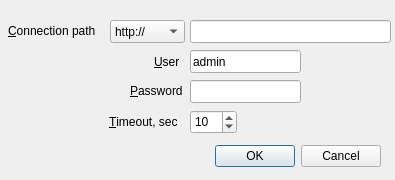
<?xml version="1.0" encoding="UTF-8"?>
<ui version="4.0">
 <class>Dialog</class>
 <widget class="QDialog" name="Dialog">
  <property name="windowModality">
   <enum>Qt::ApplicationModal</enum>
  </property>
  <property name="geometry">
   <rect>
    <x>0</x>
    <y>0</y>
    <width>395</width>
    <height>180</height>
   </rect>
  </property>
  <property name="minimumSize">
   <size>
    <width>395</width>
    <height>180</height>
   </size>
  </property>
  <property name="maximumSize">
   <size>
    <width>395</width>
    <height>180</height>
   </size>
  </property>
  <property name="windowTitle">
   <string>Connect a node</string>
  </property>
  <property name="windowIcon">
   <iconset resource="resources.qrc">
    <normaloff>:/i/icons/connect.png</normaloff>:/i/icons/connect.png</iconset>
  </property>
  <widget class="QDialogButtonBox" name="button_box">
   <property name="geometry">
    <rect>
     <x>40</x>
     <y>140</y>
     <width>341</width>
     <height>32</height>
    </rect>
   </property>
   <property name="orientation">
    <enum>Qt::Horizontal</enum>
   </property>
   <property name="standardButtons">
    <set>QDialogButtonBox::Cancel|QDialogButtonBox::Ok</set>
   </property>
  </widget>
  <widget class="QComboBox" name="proto">
   <property name="geometry">
    <rect>
     <x>110</x>
     <y>20</y>
     <width>75</width>
     <height>23</height>
    </rect>
   </property>
   <item>
    <property name="text">
     <string>http://</string>
    </property>
   </item>
   <item>
    <property name="text">
     <string>https://</string>
    </property>
   </item>
   <item>
    <property name="text">
     <string>rt://</string>
    </property>
   </item>
  </widget>
  <widget class="QLineEdit" name="path">
   <property name="geometry">
    <rect>
     <x>190</x>
     <y>20</y>
     <width>201</width>
     <height>23</height>
    </rect>
   </property>
  </widget>
  <widget class="QLabel" name="label">
   <property name="geometry">
    <rect>
     <x>8</x>
     <y>21</y>
     <width>100</width>
     <height>20</height>
    </rect>
   </property>
   <property name="text">
    <string>&amp;Connection path</string>
   </property>
   <property name="buddy">
    <cstring>proto</cstring>
   </property>
  </widget>
  <widget class="QLineEdit" name="login">
   <property name="geometry">
    <rect>
     <x>190</x>
     <y>50</y>
     <width>111</width>
     <height>23</height>
    </rect>
   </property>
   <property name="text">
    <string>admin</string>
   </property>
  </widget>
  <widget class="QLineEdit" name="password">
   <property name="geometry">
    <rect>
     <x>190</x>
     <y>80</y>
     <width>111</width>
     <height>23</height>
    </rect>
   </property>
   <property name="echoMode">
    <enum>QLineEdit::Password</enum>
   </property>
  </widget>
  <widget class="QLabel" name="label_2">
   <property name="geometry">
    <rect>
     <x>154</x>
     <y>52</y>
     <width>41</width>
     <height>20</height>
    </rect>
   </property>
   <property name="text">
    <string>&amp;User</string>
   </property>
   <property name="buddy">
    <cstring>login</cstring>
   </property>
  </widget>
  <widget class="QLabel" name="label_3">
   <property name="geometry">
    <rect>
     <x>130</x>
     <y>81</y>
     <width>61</width>
     <height>20</height>
    </rect>
   </property>
   <property name="text">
    <string>&amp;Password</string>
   </property>
   <property name="buddy">
    <cstring>password</cstring>
   </property>
  </widget>
  <widget class="QLabel" name="label_4">
   <property name="geometry">
    <rect>
     <x>109</x>
     <y>112</y>
     <width>81</width>
     <height>20</height>
    </rect>
   </property>
   <property name="text">
    <string>&amp;Timeout, sec</string>
   </property>
   <property name="buddy">
    <cstring>timeout</cstring>
   </property>
  </widget>
  <widget class="QSpinBox" name="timeout">
   <property name="geometry">
    <rect>
     <x>190</x>
     <y>110</y>
     <width>47</width>
     <height>24</height>
    </rect>
   </property>
   <property name="minimum">
    <number>1</number>
   </property>
   <property name="maximum">
    <number>300</number>
   </property>
   <property name="value">
    <number>10</number>
   </property>
  </widget>
 </widget>
 <resources>
  <include location="resources.qrc"/>
 </resources>
 <connections>
  <connection>
   <sender>button_box</sender>
   <signal>accepted()</signal>
   <receiver>Dialog</receiver>
   <slot>accept()</slot>
   <hints>
    <hint type="sourcelabel">
     <x>248</x>
     <y>254</y>
    </hint>
    <hint type="destinationlabel">
     <x>157</x>
     <y>274</y>
    </hint>
   </hints>
  </connection>
  <connection>
   <sender>button_box</sender>
   <signal>rejected()</signal>
   <receiver>Dialog</receiver>
   <slot>reject()</slot>
   <hints>
    <hint type="sourcelabel">
     <x>316</x>
     <y>260</y>
    </hint>
    <hint type="destinationlabel">
     <x>286</x>
     <y>274</y>
    </hint>
   </hints>
  </connection>
 </connections>
</ui>
